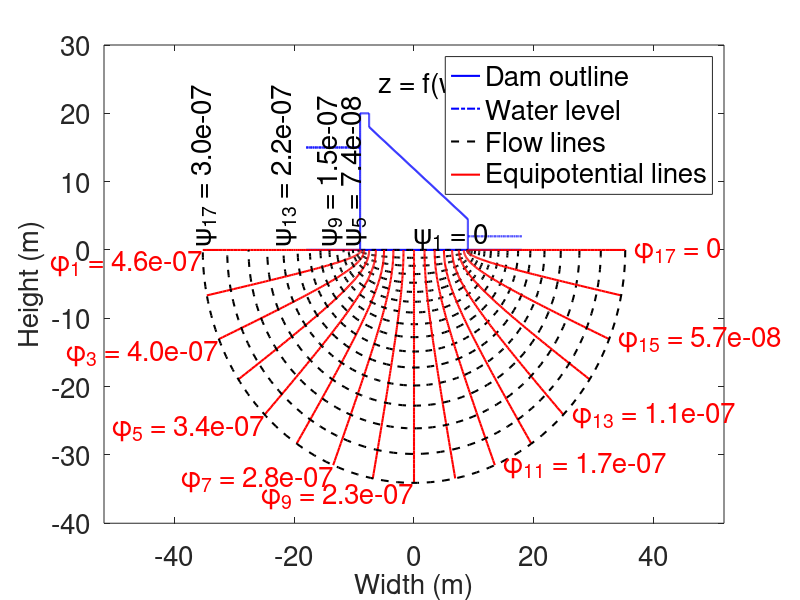

MATLAB code to generate this figure:
%=========================================================================
% MATLAB script file to draw the flownets of a flat-bottomed concrete 
% dam without any sheet pile using the conformal mapping technique
% For further details, go to the link below:
% https://github.com/SubhadipN/Conformal_Mapping#seepage-analysis
%=========================================================================
% Prepared by SUBHADIP NASKAR, RESEARCH SCHOLAR, IIT GUWAHATI
%=========================================================================
clear all; clc; warning('off','all')
%=========================================================================
% INPUTS::
a1 = 20; 
a2 = 18; 
a3 = 4.5; 
b1 = 9; 
b2 = 1.5; 
h1 = -15; 
h2 = -2;
k = 3.5*10^(-8);    % Coefficient of permeability (m/s)
fl = 17;            % Numbers of flow lines (odd number)
yf = 2.00;          % Depth factor: controls the y-axis limit of the plot
xf = 5.75;          % Width factor: controls the x-axis limit of the plot
f = 0.65;           % Ratio between minimum psi and minimum varphi values
%=========================================================================
% DERIVED PARAMETERS::
A = -2*b1; 
B = -b1; 
C = b1; 
D = 2*b1; 
h = h1-h2;
%=========================================================================
% PLOT OF THE GIVEN EMBANKMENT DAM IN Z-PLANE::
for i = 1:8
    if i == 1 
        x1 = A; 
        y1 = 0; 
        x2 = D; 
        y2 = 0;
    elseif i == 2 
        x1 = B; 
        y1 = 0; 
        x2 = B; 
        y2 = a1;
    elseif i == 3 
        x1 = B; 
        y1 = a1; 
        x2 = B+b2; 
        y2 = a1;
    elseif i == 4 
        x1 = B+b2; 
        y1 = a1; 
        x2 = B+b2; 
        y2 = a2;
    elseif i == 5 
        x1 = B+b2; 
        y1 = a2; 
        x2 = C; 
        y2 = a3;
    elseif i == 6 
        x1 = C; 
        y1 = a3; 
        x2 = C; 
        y2 = 0;
    elseif i == 7 
        x1 = B; 
        y1 = -h1; 
        x2 = A; 
        y2 = -h1;
    else 
        x1 = C; 
        y1 = -h2; 
        x2 = D; 
        y2 = -h2; 
    end
    if x1 ~= x2 
        xx = linspace(x1,x2,200); 
        m = (y2-y1)/(x2-x1); 
        yy = m.*xx-m*x1+y1;
    else 
        yy = linspace(y1,y2,200); 
        xx = x1*diag(eye(length(yy)))'; 
    end
    figure (1); 
    xlim([-xf*b1 xf*b1]); 
    ylim([-yf*a1 1.5*a1]); 
    set(gca,'FontSize',20); 
    hold on; 
    box on 
    if i <= 6
        if i == 1 
            leg1 = plot(xx,yy,'b','linewidth',1.5); 
        end
        plot(xx,yy,'b','linewidth',1.5);
    else
        if i == 7 
            leg2 = plot(xx,yy,'b-.','linewidth',1.5); 
        end
        plot(xx,yy,'b-.','linewidth',1.5);
    end
end
%=========================================================================
% FLOW LINES IN W-PLANE::
x = linspace(-k*h,0,fl); 
y = linspace(0,-f*k*h,fl);
for i = 1:fl
    xx = linspace(0,-k*h,100); 
    yx = y(i)*diag(eye(100));    % '||' to x-axis
    xy = x(i)*diag(eye(100)); 
    yy = linspace(0,-f*k*h,100);  % '||' to y-axis
    wx(i,1:100) = complex(xx,yx'); 
    wy(i,1:100) = complex(xy',yy); 
end
%=========================================================================
% FLOW LINES IN Z-PLANE::
zx = b1*cos(pi.*wx/(k*h)); 
zy = b1*cos(pi.*wy/(k*h)); 
sz = size(zx);
for jj = 1:sz(1)
    for kk = 1:sz(2) 
        if imag(zx(jj,kk)) >= 0 
            zx(jj,kk) = complex(real(zx(jj,kk)),0); 
        end
    end
end
%=========================================================================
% PLOT OF THE FLOWNETS IN Z-PLANE::
for i = 1:fl
    leg3 = plot(real(zx(i,:)),imag(zx(i,:)),'k--','linewidth',1.5);
    leg4 = plot(real(zy(i,:)),imag(zy(i,:)),'r','linewidth',1.5);
end
xlabel('Width (m)','fontsize',20); 
ylabel('Height (m)','fontsize',20)
% title('Flownets underneath a flat-buttoned hydraulic structure (z-plane)',...
%    'fontsize',20)
legend([leg1 leg2 leg3 leg4],{'Dam outline','Water level',...
    'Flow lines','Equipotential lines'},'fontsize',20)
for i = 1:2:fl
    if i == fl 
        t1 = ['\phi_{',num2str(i),'} = ',num2str(x(i))];
    else 
        t1 = ['\phi_{',num2str(i),'} = ',num2str(x(i),'%10.1e')]; 
    end
    if i == 1 
        t2 = ['\psi_{',num2str(i),'} = ',num2str(y(i))];
    else 
        t2 = ['\psi_{',num2str(i),'} = ',num2str(y(i),'%10.1e')]; 
    end
    if i <= (fl+1)/2
        xc1 = min(real(zy(i,:))); 
        yc1 = min(imag(zy(i,:)));
        text(xc1,yc1,t1,'HorizontalAlignment','right',...
            'VerticalAlignment','top','Color','r','fontsize',20)
    else
        xc1 = max(real(zy(i,:))); 
        yc1 = min(imag(zy(i,:)));
        text(xc1+1.5,yc1,t1,'HorizontalAlignment','left',...
            'Color','r','fontsize',20)
    end
    if i == 1
        text(0,0,t2,'HorizontalAlignment','left','VerticalAlignment',...
            'bottom','Color','k','fontsize',20)
    elseif mod(i-1,4) == 0
        xc2 = min(real(zx(i,:))); 
        ht = text(xc2,0.5,t2,'HorizontalAlignment','left',...
            'Color','k','fontsize',20); 
        set(ht,'Rotation',90);
    end
end
t = ['z = f(w) = b_1cos(\piw/kh)'];
text(-0.65*b1,1.2*a1,t,'HorizontalAlignment','left',...
    'Color','k','fontsize',20)
%=========================================================================
